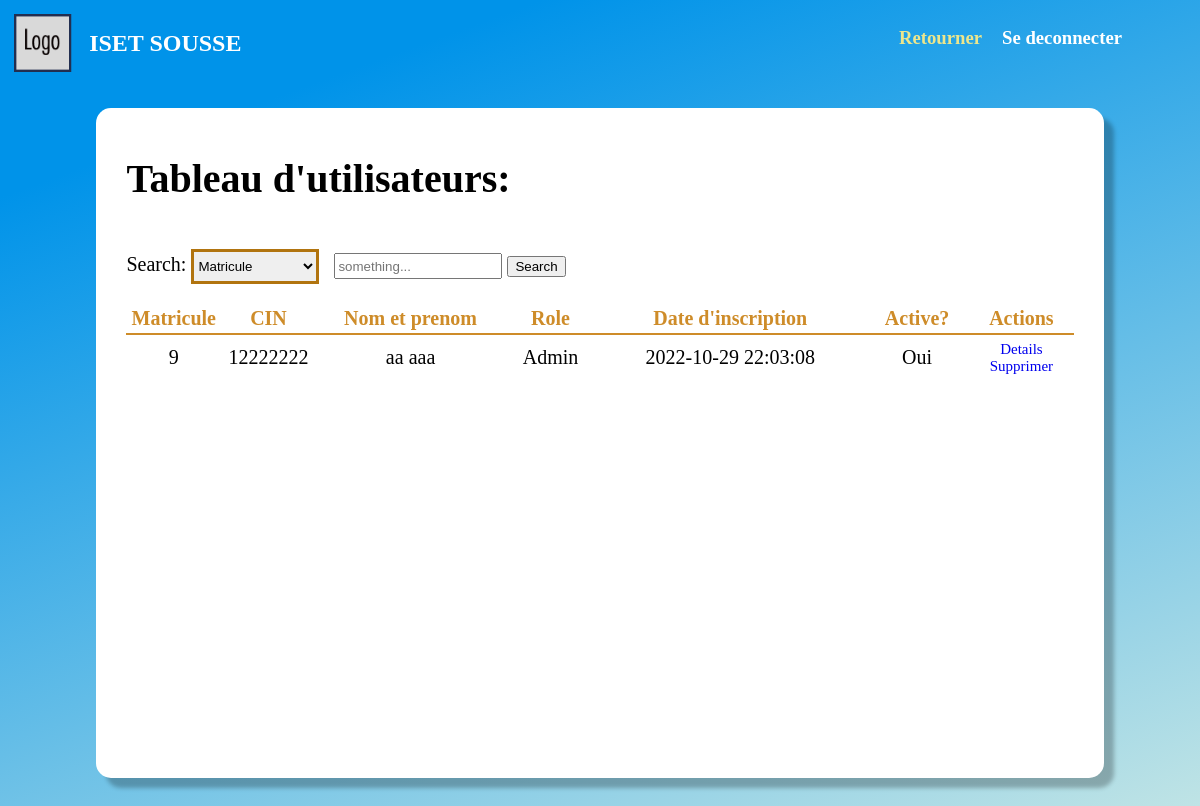
The app's page /Pages/Gestion/Users.php (signed in), older data.
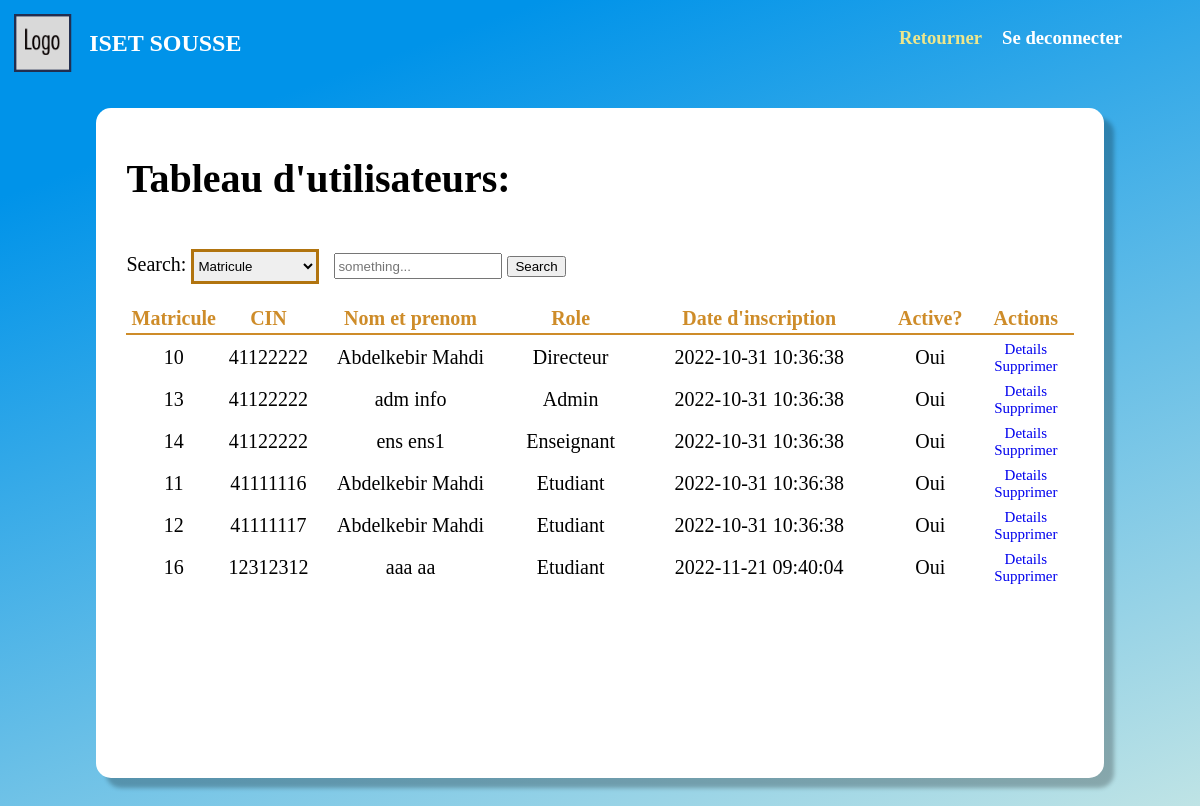
The same page, newer data.
### tables this page shows
CREATE TABLE `utilisateur` (
  `matricule` int(11) NOT NULL,
  `cin` int(8) NOT NULL,
  `nom` varchar(20) NOT NULL,
  `prenom` varchar(20) NOT NULL,
  `sexe` tinyint(1) NOT NULL,
  `dateNaissance` date NOT NULL,
  `adresse` varchar(20) NOT NULL,
  `email` varchar(30) NOT NULL,
  `password` varchar(30) NOT NULL,
  `departmentID` int(11) NOT NULL,
  `dateInscription` datetime NOT NULL DEFAULT current_timestamp(),
  `isConfirmed` tinyint(1) NOT NULL DEFAULT 0,
  `isActive` tinyint(1) NOT NULL DEFAULT 0,
  `activationCode` varchar(100) NOT NULL,
  `activationExpiry` datetime NOT NULL DEFAULT current_timestamp(),
  `role` int(11) NOT NULL,
  `isBanned` tinyint(1) NOT NULL DEFAULT 0
);

### Classes/Database/mySQL.php (called while the page is built, shortened)
<?php
    class mySql {
        private $_cnx;
        function __construct() {
            try {
                $this->_cnx = new PDO("mysql:host=".self::_serveur.";dbname=".self::_dbb, self::_login, self::_mdp);
            } catch (PDOException $e) {
                echo '<br/>Echec lors de la connexion: '.$e->getMessage();
            }
        }
        function __destruct() {
            $this->_cnx = null;
        }
        public function request($query, $array, $return = false) {
            $prep = $this->_cnx->prepare($query);
            $result = $prep->execute($array);
            if ($return === false) {
                return true;
            } else if ($return == 0) {
                return $prep->rowCount() > 0;
            } else if ($return == 1) {
                return $prep->rowCount() > 0? $prep->fetch() : array();
            } else if ($return == 2) {
                return $prep->rowCount() > 0? $prep->fetchAll() : array();
            } else if ($return == 3) {
                return $this->_cnx->lastInsertId();
            }
        }
    }
?>

### Classes/Database/UtilisateurDB.php (called while the page is built, shortened)
<?php
    require_once("MySql.php");
    class UtilisateurDB extends MySql {
        public function getAll() {
            return $this->request(
                "SELECT * FROM utilisateur WHERE role <> 0",
                array(),
                2
            );
        }
    }

### Classes/Roles.php (called while the page is built, shortened)
<?php
class Roles
{
    static public function getName($id) {
        return self::roleArray[$id];
    }
}

### Pages/Gestion/Users.php (the view, shortened to what this page needs)
<!DOCTYPE html>
<head>
    <link rel="stylesheet" href="/Assets/css/user.css">
    <link rel="stylesheet" href="/Assets/css/profil.css">
    <link rel="stylesheet" href="/Assets/css/tables.css">
</head>
<body>
<?php
    require_once(ROOT."/Classes/Database/UtilisateurDB.php");
    $utilisateurDB = new UtilisateurDB();
    $users = $utilisateurDB->getAll();
?>
<div class="logo">
    <div class = "seperated_div">
        <div class = "header_div">
            <img src="/Assets/imgs/LOGO.png">
            <h2 class = "website_title"> <?= NOM_SITE ?> </h2>
        </div>
        <div class = "buttons_div">
            <h3 class = "go_back"> <a href="/Pages/User/index.php">Retourner</a></h3>
            <h3 class = "deconnection"> <a href="/Pipes/deconnexion.php">Se deconnecter</a></h3>
        </div>
    </div>
</div>
<div class="cd">
<div class="cadre">
    <h1> Tableau d'utilisateurs: </h1>
    <div class = "cadre_header">
        <div class = "forms">
            <div>Search:
                <select id="search_filter_form" class="drop_form" name="role">
                    <option value="1">Matricule</option>
                </select>
                <input id= "search_input" type="text" class="lab_in_txt" name = "CIN" placeholder = "something..." required>
                <button type = "button" class = "_btn search_btn" onclick="search()"> Search </button>
            </div>
        </div>
    </div>
    <table id ="table_" class="scrollable-table">
        <thead>
            <tr>
                <th style = "width:10%"><span class = "table_header">Matricule</span></th>
                <th style = "width:10%"><span class = "table_header">CIN</span></th>
                <th style = "width:20%"><span class = "table_header">Nom et prenom</span></th>
                <th><span class = "table_header">Role</span></th>
                <th><span class = "table_header">Date d'inscription</span></th>
                <th><span class = "table_header">Active?</span></th>
                <th><span class = "table_header">Actions</span></th>
            </tr>
        </thead>
        <tbody>
            <?php
                foreach ($users as $key => $user) {
                    echo "
                        <tr>
                            <td>".$user["matricule"]."</td>
                            <td>".$user["cin"]."</td>
                            <td>".$user["nom"]." ".$user["prenom"]."</td>
                            <td>".Roles::getName($user["role"])."</td>
                            <td>".$user["dateInscription"]."</td>
                            <td>". ($user["isActive"] == 1? "Oui": "Non")."</td>
                            <td>
                            <a class = 'link_ref' href = '/Pages/User/Account/public.php?matricule=".$user["matricule"]."'>Details</a>
                            <a class = 'link_ref' href = '/Pipes/adm_user_supprimer.php?matricule=".$user["matricule"]."' onclick=\"return confirm('DELETION: Are you sure you want to remove USER #\'".$user["matricule"]."\' from the database?');\">Supprimer</a>
                            </td>
                        </tr>
                    ";
                }
            ?>
        </tbody>
    </table>
</div>
</div>
</body>
</html>

### Assets/css/user.css (style rules this page uses)
body { background-color: #0093E9; background-image: linear-gradient(160deg, #0093E9 15%, #cce9e5 100%); }
.header_div { display: flex; flex-direction: row; align-items: center; height: 70px; }
.seperated_div { display: flex; flex-direction: row; justify-content: space-between; }
.seperated_div div { width: 50%; }
.buttons_div { display:flex; justify-content: right; margin-right: 70px; }
.buttons_div > * { margin-left: 20px }
.website_title { color: white; }
.go_back a { color: rgb(237 230 140); font-weight: bold; }
.deconnection a { color: white; }
a { text-decoration: none; }
.logo img { padding:1%; width: 70px; }

### Assets/css/profil.css (style rules this page uses)
.cd { padding-top: 30px; padding-left: 250px; margin-bottom: 70px; }
.cadre { padding-top:50px; padding-left: 30px; background-color:rgb(216, 216, 231); box-shadow: 10px 10px 4px rgb(0 0 0 / 25%); border-radius: 15px; width: 1000px; font-size: 20px; min-height: 600px; padding-bottom:50px }

### Assets/css/tables.css (style rules this page uses)
.cd { padding-top: 30px; margin-bottom: 100px; padding-left: 0; }
.cadre { position: relative; background-color: white; margin: auto; padding:20px 30px 50px; width:80% }
.scrollable-table { overflow-y:scroll; }
#table_ { border-collapse: collapse; width: 100%; text-align: center; font-family: 'Proxima Nova'; font-size: 20px; }
#table_ > thead { border-bottom: 2px solid rgb(206, 140, 41); color:rgb(206, 140, 41); font-weight: bold; height:30px; }
#table_ > tbody:not(.unpadded):before { line-height:0.1em; content:"\200C"; display:block; }
.table_header { font-weight: bold; }
td { height:40px }
.cadre_header { display:flex; flex-direction:row; justify-content: space-between; margin-bottom: 20px }
.drop_form { height: 35px; margin-top: 20px; border: 3px solid #B1740F; }
#search_filter_form { width: 128px; }
.lab_in_txt { height: 20px; width: 160px; margin-left: 10px; }
.link_ref { font-size: 15px; display:block; }

Row changes from the older to the newer data that the page shows:
removed utilisateur: matricule "9", cin "12222222", nom "aa", prenom "aaa", role "Admin", dateInscription "2022-10-29 22:03:08", isActive "Oui"
added utilisateur: matricule "10", cin "41122222", nom "Abdelkebir", prenom "Mahdi", role "Directeur", dateInscription "2022-10-31 10:36:38", isActive "Oui"
added utilisateur: matricule "13", cin "41122222", nom "adm", prenom "info", role "Admin", dateInscription "2022-10-31 10:36:38", isActive "Oui"
added utilisateur: matricule "14", cin "41122222", nom "ens", prenom "ens1", role "Enseignant", dateInscription "2022-10-31 10:36:38", isActive "Oui"
added utilisateur: matricule "11", cin "41111116", nom "Abdelkebir", prenom "Mahdi", role "Etudiant", dateInscription "2022-10-31 10:36:38", isActive "Oui"
added utilisateur: matricule "12", cin "41111117", nom "Abdelkebir", prenom "Mahdi", role "Etudiant", dateInscription "2022-10-31 10:36:38", isActive "Oui"
added utilisateur: matricule "16", cin "12312312", nom "aaa", prenom "aa", role "Etudiant", dateInscription "2022-11-21 09:40:04", isActive "Oui"
